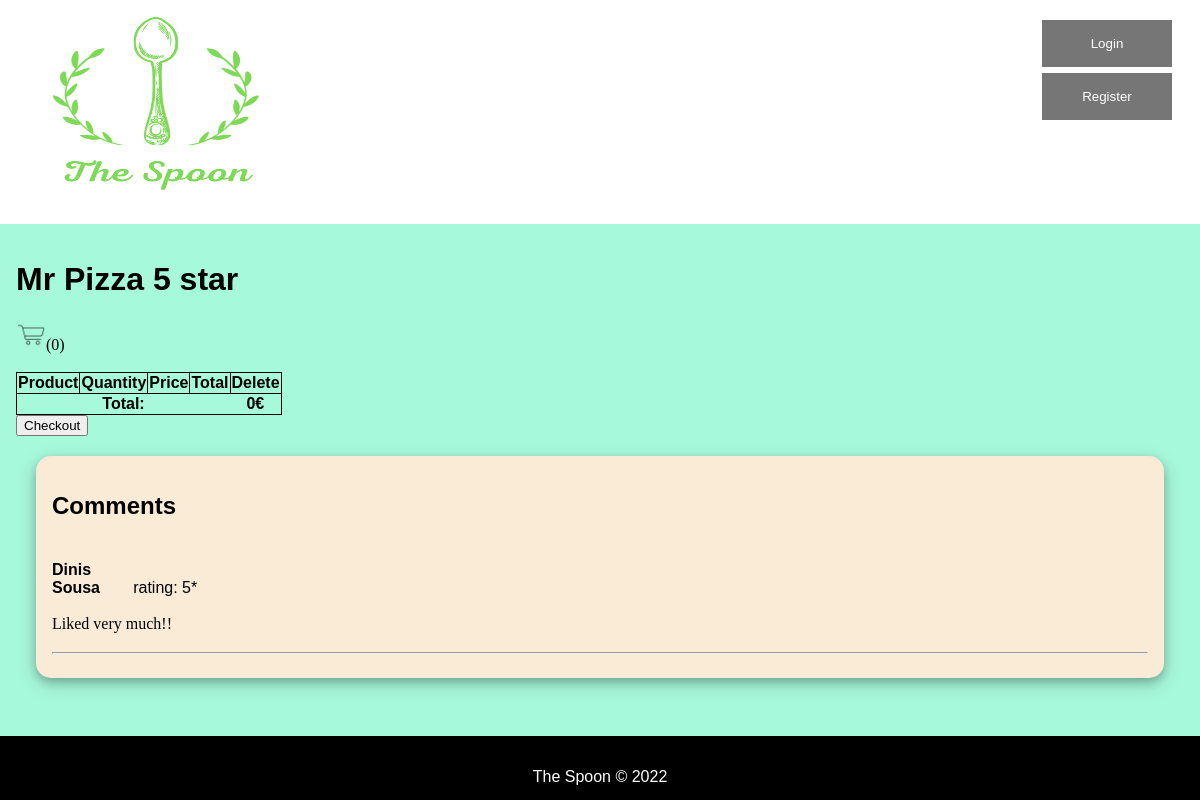
Before: /pages/restaurant.php?id=21 with the older database file.
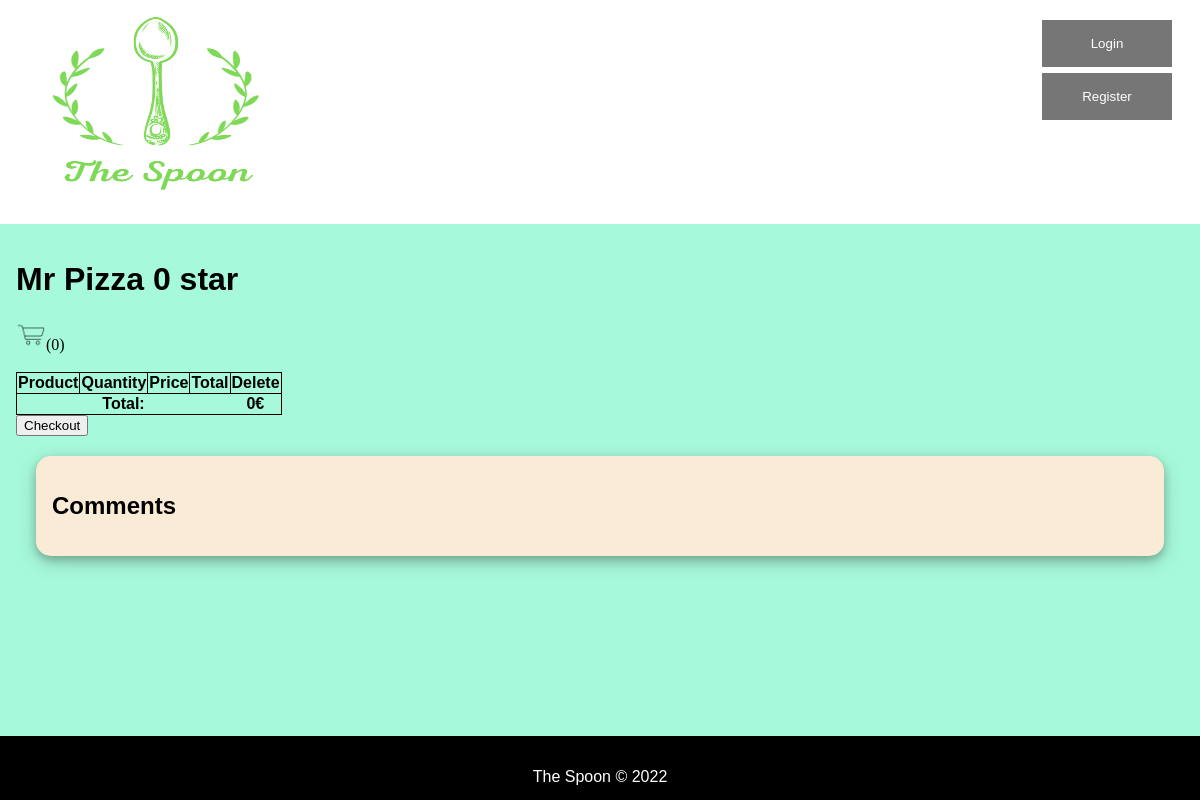
After: the same page with the newer database file.
### tables this page shows
CREATE TABLE Restaurant (
	idRestaurant 		INTEGER PRIMARY KEY,
	Name 			VARCHAR NOT NULL,
	idUser		INTEGER NOT NULL 	CONSTRAINT fk_restaurant_iduser REFERENCES User (idUser)
												ON DELETE CASCADE ON UPDATE CASCADE,
	idRestCategory		INTEGER NOT NULL 	CONSTRAINT fk_restaurant_idrestcategory REFERENCES RestCategory (idRestCategory)
												ON DELETE CASCADE ON UPDATE CASCADE,
	Photo			VARCHAR	DEFAULT '',
	Description		VARCHAR DEFAULT '',
	Rating 		REAL NOT NULL,
	idAddress		INTEGER NOT NULL 	CONSTRAINT fk_restaurant_idaddress REFERENCES Address (idAddress)
												ON DELETE CASCADE ON UPDATE CASCADE,
	CONSTRAINT evaluation_rating CHECK ((Rating >= 0) and (Rating <= 5))
);

CREATE TABLE Evaluation (
	idEvaluation		INTEGER PRIMARY KEY,
	idUser 		VARCHAR NOT NULL 	CONSTRAINT fk_evaluation_idUser REFERENCES User (idUser) 
												ON DELETE CASCADE ON UPDATE CASCADE,
	idRestaurant	 	INTEGER NOT NULL 	CONSTRAINT fk_evaluation_idrestaurant REFERENCES Restaurant (idRestaurant) 
												ON DELETE CASCADE ON UPDATE CASCADE,
	Rating 		INTEGER NOT NULL,
	Message		VARCHAR DEFAULT '',
	Comments		VARCHAR DEFAULT '',
	CONSTRAINT evaluation_rating CHECK ((Rating >= 0) and (Rating <= 5))					
);

CREATE TABLE User (
	idUser			INTEGER PRIMARY KEY,
	Email			VARCHAR NOT NULL UNIQUE,
	Password		VARCHAR NOT NULL,
	Phone 			INTEGER UNIQUE,
	Name 			VARCHAR NOT NULL,
	RestOwner       BOOLEAN DEFAULT FALSE,
	idAddress		INTEGER		CONSTRAINT fk_user_idaddress REFERENCES Address (idAddress)
												ON DELETE SET NULL ON UPDATE CASCADE
);

### pages/restaurant.php (called while the page is built, shortened)
<?php
  require_once('../utils/session.php');
  $session = new Session();
  require_once('../database/connection.php');
  require_once('../database/restaurant.class.php');
  require_once('../database/review.class.php');
  require_once('../templates/common.tpl.php');
  require_once('../templates/restaurant.tpl.php');
  $db = getDatabaseConnection();
  $restaurant = Restaurant::getRestaurant($db, intval($_GET['id']));
  $menu = Menu::getMenu($db, intval($_GET['id']));
  $comments = Review::getReviewsFromRestaurant($db, intval($_GET['id']));
  $user = User::getRestaurantOwner($db, $restaurant->id);
  drawHeader($session);
  drawRestaurant($session, $restaurant, $user, $menu, $comments);
  drawFooter();
?>

### utils/session.php (called while the page is built, shortened)
<?php
  class Session {
    public function isLoggedIn() : bool {
      return isset($_SESSION['id']);
    }
    public function getId() : ?int {
      return isset($_SESSION['id']) ? $_SESSION['id'] : null;
    }
  }
?>

### database/restaurant.class.php (called while the page is built, shortened)
<?php
  class Restaurant {
    public function __construct(int $id, string $name, string $description, string $photo, string $street, string $city, string $state, int $postalCode, float $rating) {
      $this->name = $name;
      $this->rating = $rating;
    }
    static function getRestaurant(PDO $db, int $id) : Restaurant {
      $stmt = $db->prepare('
      SELECT idRestaurant, Name, Description, Photo, Street, City, State, PostalCode, Rating
      FROM Restaurant JOIN Address USING (idAddress)
      WHERE idRestaurant = ?
    ');
      $stmt->execute(array($id));
      $restaurant = $stmt->fetch();
      return new Restaurant(
        (int)$restaurant['idRestaurant'],
        $restaurant['Name'],
        $restaurant['Description'],
        $restaurant['Photo'],
        $restaurant['Street'],
        $restaurant['City'],
        $restaurant['State'],
        (int)$restaurant['PostalCode'],
        (float)$restaurant['Rating']
      );
    }
  }
?>

### database/user.class.php (called while the page is built, shortened)
<?php
  class User {
    public function __construct(int $idUser, string $email, string $name, string $street, string $city, string $state, int $postalcode, int $phone, bool $restOwner = false)
    {
      $this->idUser = $idUser;
    }
    static function getUser(PDO $db, int $id): User {
      $stmt = $db->prepare('
        SELECT idUser, Email, Name, Street, City, State, PostalCode, Phone, RestOwner
        FROM User JOIN Address USING (idAddress)
        WHERE idUser = ?
      ');
      $stmt->execute(array($id));
      $user = $stmt->fetch();
      return new User
     (
        (int)$user['idUser'],
        $user['Email'],
        $user['Name'],
        $user['Street'],
        $user['City'],
        $user['State'],
        (int)$user['PostalCode'],
        (int)$user['Phone'],
        (bool)$user['RestOwner']
      );
    }
  }
?>

### database/review.class.php (called while the page is built, shortened)
<?php
  require_once('user.class.php');
  class Review {
    public function __construct(int $id, int $rating, string $comment, string $nameUser, string $answer, string $nameOwner) {
      $this->rating = $rating;
      $this->comment = $comment;
      $this->nameUser = $nameUser;
    }
    static function getReviewsFromRestaurant(PDO $db, int $id) : array {
      $stmt = $db->prepare('SELECT idEvaluation, Rating, Message, idUser, Comments, idRestaurant  FROM Evaluation WHERE idRestaurant = ?');
      $stmt->execute(array($id));
      $stmt2 = $db->prepare('SELECT idUser, idRestaurant FROM Restaurant WHERE idRestaurant = ?');
      $stmt2->execute(array($id));
      $restOwner = User::getUser($db, intval($stmt2->fetch()['idUser']));
      $reviews = array();
      while ($review = $stmt->fetch()) {
        $user = User::getUser($db, intval($review['idUser']));
        $reviews[] = new Review(
          (int) $review['idEvaluation'],
          (int) $review['Rating'],
          $review['Message'],
          $user->name,
          $review['Comments'],
          $restOwner->name()
        );
      }
      return $reviews;
    }
  }
?>

### templates/restaurant.tpl.php (the view, shortened to what this page needs)
<?php function drawRestaurant(Session $session, Restaurant $restaurant, User $restOwner, array $menuItems, array $comments) {
  drawName($restaurant);
  if($session->getId() != $restOwner->idUser) drawCart($session, $restaurant->id);
  drawComments($session, $restaurant, $restOwner, $comments);
} ?>
<?php function drawComments(Session $session, Restaurant $restaurant, User $restOwner, array $comments) { ?>
  <section class="comment-section" id="comments">
    <h2>Comments</h2>
    <?php if(count($comments) != 0 || $session->isLoggedIn()) { ?>
    <?php foreach ($comments as $comment) { ?>
      <?php if($comment->comment != '') { ?>
        <article class="comment">
          <div class ="customer-comment">
            <span class="user"><h4><?=$comment->nameUser?></h4></span>
            <span class="rating">rating: <?=$comment->rating?>*</span>
            <p><?=$comment->comment?></p>
          </div>
          <hr>
        </article>
    <?php } } } ?>
  </section>
<?php } ?>
<?php function drawName(Restaurant $restaurant) { ?>
  <h1><?=$restaurant->name?> <?=$restaurant->rating?> star</h1>
<?php } ?>

### templates/common.tpl.php (shortened to what this page needs)
<?php
  require_once('../utils/session.php');
?>
<?php function drawHeader(Session $session) { ?>
<!DOCTYPE html>
<html lang="en-US">
  <head>
    <link rel="stylesheet" href="../css/mainpage.css">
    <link rel="stylesheet" href="../css/layout.css">
    <link rel="stylesheet" href="../css/common.css">
    <link rel="stylesheet" href="../css/restaurant.css">
    <link rel="stylesheet" href="https://cdnjs.cloudflare.com/ajax/libs/font-awesome/4.7.0/css/font-awesome.min.css">
  </head>
  <body>
    <header id="header">
      <a id="logo" href="/"><img src="../images/TheSpoon.png" alt ="theSpoon logo" width="300" height="200"></a>
      <?php
        if ($session->isLoggedIn()) drawLogoutForm($session);
        else drawLogInForm();
      ?>
    </header>
    <main class="content">
<?php } ?>
<?php function drawFooter() { ?>
    </main>
    <footer class="footer">
      The Spoon &copy; 2022
    </footer>
  </body>
</html>
<?php } ?>
<?php function drawLogInForm() { ?>
  <button type="button" class="open-button" id="logInButton" onclick="openLogInForm()">Login</button>
  <?=drawRegisterForm();?>
<?php } ?>
<?php function drawRegisterForm() { ?>
  <button type="button" class="open-button" id="registerButton" onclick="openRegisterForm()">Register</button>
<?php } ?>
<?php function drawCart(Session $session, int $idRestaurant) { ?>
  <section id="cart">
    <div>
      <p><img src="../images/cart.png" alt ="cart icon" width="30" height="30">(0)</p>
    </div>
    <table>
      <thead>
        <tr>
          <th>Product</th>
          <th>Quantity</th>
          <th>Price</th>
          <th>Total</th>
          <th>Delete</th>
        </tr>
      </thead>
      <tfoot>
        <tr>
          <form method="post" action=""><th colspan="4">Total:</th></form>
          <th>0€</th>
        </tr>
      </tfoot>
    </table>
    <?php
        if ($session->isLoggedIn()) goToCheckout();
        else openRegForm();
      ?>
  </section>
<?php } ?>
<?php function openRegForm() { ?>
  <button onclick="openRegisterForm()">Checkout</button>
<?php } ?>

### css/layout.css (style rules this page uses)
* { -webkit-box-sizing: border-box; -moz-box-sizing: border-box; box-sizing: border-box; }
body { background-color: #a7f9db; margin: 0 auto; display: flex; min-height: 100vh; flex-direction: column; }
body>header { padding: 10px 16px; position: relative; top: 0; width: 100%; padding-left: 0%; padding-right: 0%; display: grid; grid-template-columns: auto 0fr 0fr 0fr; grid-template-rows: auto auto; }
.content { padding: 16px; }
.footer { margin-top: auto; text-align: center; position: relative; left: 0; bottom: 0; width: 100%; padding-right: 0%; padding-left: 0%; background-color: black; color: white; text-align: center; }
#logInButton { margin-top: 1.5em; position: absolute; top: 0; right: 28px; border: none; cursor: pointer; }
#registerButton { margin-top: 5.5em; top: 0; right: 28px; position: absolute; border: none; cursor: pointer; }
.comment-section { display: flex; flex-direction: column; margin: 20px; border-radius: 15px; padding: 16px; }
.customer-comment span, .owner-answer span { width: 7%; height: 10px; display: inline-block; }

### css/common.css (style rules this page uses)
a:not(.loginLink), a:not(.registerLink) { text-decoration: none; color: #2a2f33; }
body { font-family: "Poppins", sans-serif; }
p { font-family: "Lora", serif; line-height: 1.4em; }
body>header { color: #000; background-color: #fff; }
.open-button { background-color: #555; color: white; padding: 16px 20px; opacity: 0.8; width: 10%; min-width: 130px; }
.comment-section { background-color: antiquewhite; box-shadow: 0 4px 8px 0 rgba(0, 0, 0, 0.2), 0 6px 20px 0 rgba(0, 0, 0, 0.19); }
body>footer { background-color: #2a2f33; color: white; padding: 2em; height: 2.5em; }

### css/restaurant.css (style rules this page uses)
table { border-collapse: collapse; }
table, table>thead td, table>thead th, table>tr>td, table>tr>th { border: 1px solid; }

Changed rows visible on the page:
removed evaluation: idUser.Name "Dinis Sousa", Rating "5", Message "Liked very much!!"
changed restaurant "Mr Pizza": Rating "5" → "0"
